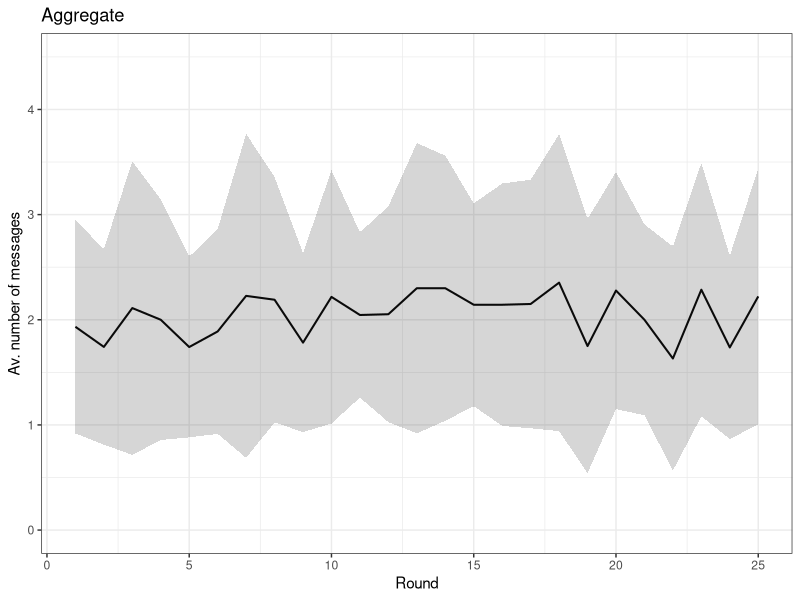
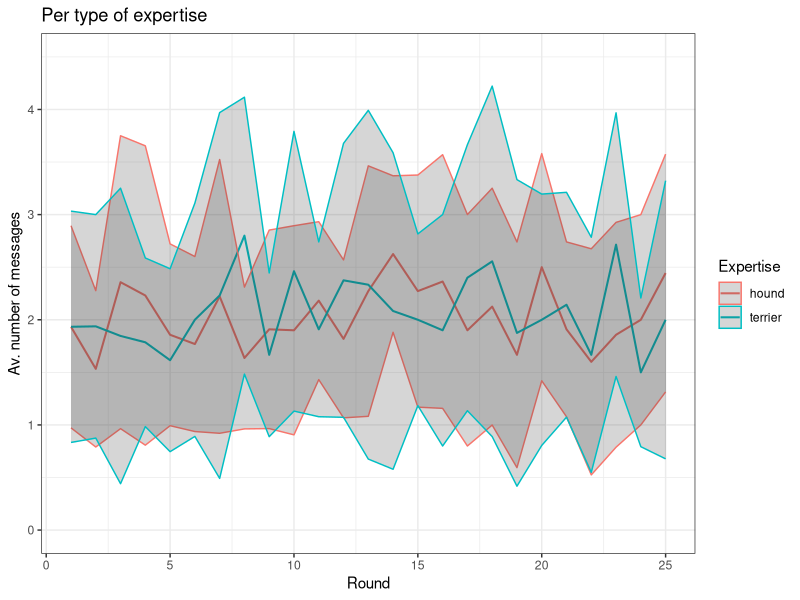
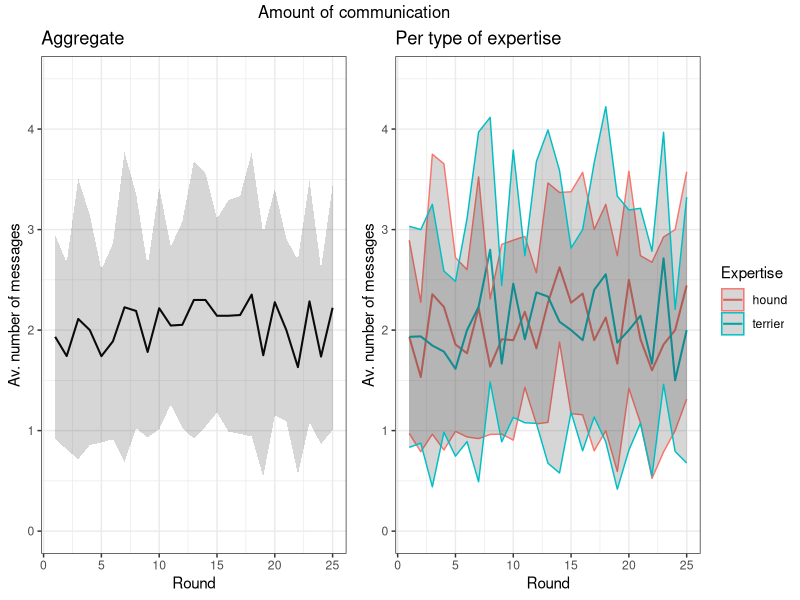
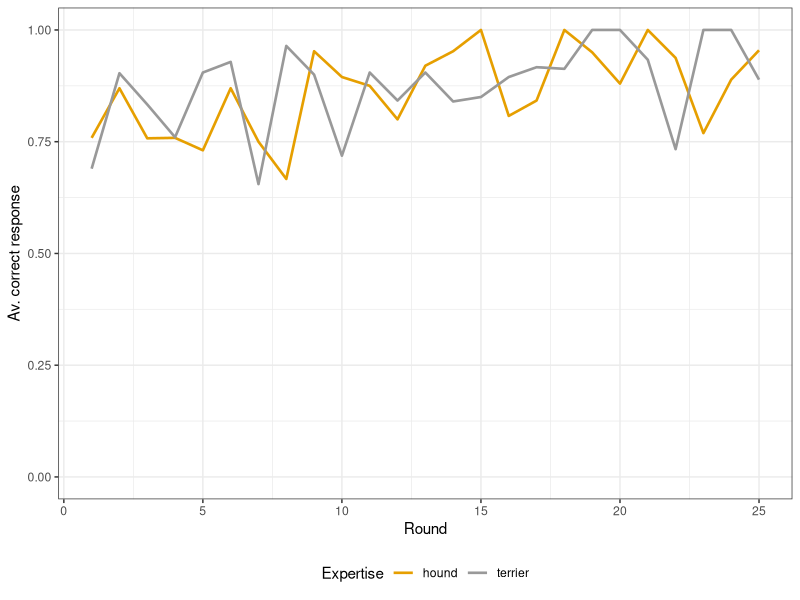
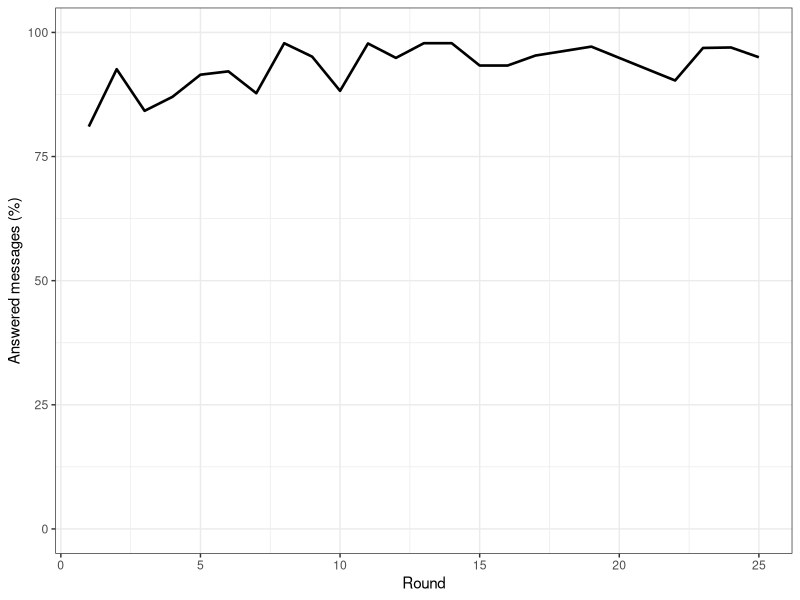
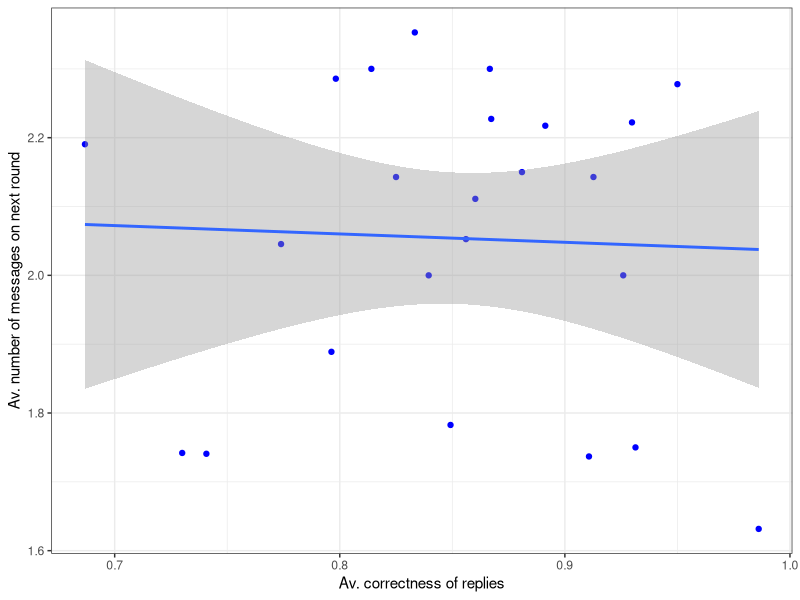

The R source for these figures, in order: (Note: this script raises an error after producing the figures.)
library(ggplot2)
library(gridExtra)
library(grid)
library(plyr)
library(dplyr)
library(ggthemes)

# The palette with black:
cbp2 <- c("#000000", "#E69F00", "#56B4E9", "#009E73",
          "#F0E442", "#0072B2", "#D55E00", "#CC79A7")

##########################################################################
# Functions
##########################################################################

get_legend<-function(myggplot){
  tmp <- ggplot_gtable(ggplot_build(myggplot))
  leg <- which(sapply(tmp$grobs, function(x) x$name) == "guide-box")
  legend <- tmp$grobs[[leg]]
  return(legend)
} # end get_legend

##########################################################################
# Analyzing communication 
##########################################################################

#dfCom = read.csv('comunicacion.csv')
dfCom = read.csv('comunicacion-sencillo.csv')
dfCom$Correctitud <- as.numeric(dfCom$Correctitud)
head(dfCom)

##########################################################################
# Drawing average number of messages per round 
##########################################################################

comunicacion_summary <- dfCom %>% # the names of the new data frame and the data frame to be summarised
  dplyr::group_by(Raza, Player, Round) %>%   # the grouping variable
  dplyr::summarise(maxMessag = max(Contador),
                   n = n()) %>%
  ungroup() %>%
  dplyr::group_by(Round) %>%
  dplyr::summarise(meanMess=mean(n),
                   sd_PL = sd(n, na.rm=TRUE))
head(comunicacion_summary)

# Version dplyr
gCom <- ggplot(comunicacion_summary, aes(x=Round, y=meanMess)) +
  geom_line(size=0.7) +
  geom_ribbon(aes(ymin = meanMess - sd_PL,
                  ymax = meanMess + sd_PL), alpha = 0.2) +
  xlab("Round") +
  ylab("Av. number of messages") +
  ylim(c(0,4.5)) + 
  ggtitle("Aggregate") +
  theme_bw() +
  theme(legend.position="bottom")

gCom

# Por raza
comunicacion_summary <- dfCom %>% # the names of the new data frame and the data frame to be summarised
  dplyr::group_by(Raza, Player, Round) %>%   # the grouping variable
  dplyr::summarise(maxMessag = max(Contador),
                   n = n()) %>%
  ungroup() %>%
  dplyr::group_by(Raza, Round) %>%
  dplyr::summarise(meanMess=mean(maxMessag),
                   sd_PL = sd(n, na.rm=TRUE))
head(comunicacion_summary)

gComRaza <- ggplot(comunicacion_summary, aes(x=Round, y=meanMess, group=Raza, color=Raza)) +
  geom_line(size=0.7) +
  geom_ribbon(aes(ymin = meanMess - sd_PL,
                  ymax = meanMess + sd_PL), alpha = 0.2) +
  labs(color = "Expertise") +
  xlab("Round") +
  ylab("Av. number of messages") +
  ylim(c(0,4.5)) + 
  ggtitle("Per type of expertise") +
  theme_bw() +
  theme(legend.position="right")

gComRaza

legend <- get_legend(gComRaza)

gComRaza <- gComRaza + theme(legend.position="none")

gMessag <- grid.arrange(gCom, gComRaza, nrow=1, 
                        top="Amount of communication",
                        right=legend)

##########################################################################
# Drawing average number of correct replies per round 
##########################################################################

comunicacion_summary <- dfCom %>% # the names of the new data frame and the data frame to be summarised
  dplyr::group_by(Raza, Player, Round) %>%   # the grouping variable
  dplyr::summarise(mean_Corr = mean(Correctitud, na.rm=TRUE)) # calculates the standard error of each group
head(comunicacion_summary)

comunicacion_summary <- dfCom %>% # the names of the new data frame and the data frame to be summarised
  dplyr::group_by(Raza, Round) %>%   # the grouping variable
  dplyr::summarise(mean_PL = mean(Correctitud, na.rm=TRUE),  # calculates the mean of each group
                   sd_PL = sd(Correctitud, na.rm=TRUE), # calculates the standard deviation of each group
                   n_PL = n(),  # calculates the sample size per group
                   SE_PL = sd(Correctitud, na.rm=TRUE)/sqrt(n())) # calculates the standard error of each group
head(comunicacion_summary)

gComCorr <- ggplot(comunicacion_summary, aes(x = Round, y = mean_PL, color=Raza, group=Raza)) +
  geom_line(size=0.9) +
#  geom_ribbon(aes(ymin = mean_PL - sd_PL,
#                  ymax = mean_PL + sd_PL), alpha = 0.2) +
  scale_colour_manual(values = c("terrier" = "#999999", "hound" = "#E69F00")) + 
  labs(color = "Expertise") +
  xlab("Round") +
  ylab("Av. correct response") +
  ylim(c(0,1)) + 
#  ggtitle("Correctness per round") +
  theme_bw() +
  theme(legend.position="bottom")

gComCorr

##########################################################################
# Drawing average % of responded messages 
##########################################################################

comunicacion_summary <- dfCom %>% # the names of the new data frame and the data frame to be summarised
  dplyr::group_by(Round) %>%
  dplyr::mutate(nTotal = n()) %>%
  ungroup() %>%
  dplyr::group_by(Round, Recibido) %>%   # the grouping variables
  dplyr::summarise(freqReci = (1 - n()/median(nTotal))*100)
head(comunicacion_summary)

comunicacion_summary <- comunicacion_summary[comunicacion_summary$Recibido == '-', ]

gResp <- ggplot(comunicacion_summary, aes(x=Round, y=freqReci)) +
  geom_line(size=0.9) +
  xlab("Round") +
  ylab("Answered messages (%)") +
  ylim(c(0,100)) + 
  #  ggtitle("Aggregate") +
  theme_bw() 

gResp

##########################################################################
# Drawing dispersion between average correctnes and average number of messages
##########################################################################

comunicacion_summary <- dfCom %>% # the names of the new data frame and the data frame to be summarised
  dplyr::group_by(Round, Player) %>%   # the grouping variable
  dplyr::summarise(maxMessag = max(Contador),
                   mean_Corr = mean(Correctitud, na.rm=TRUE)) %>%
  ungroup() %>%
  dplyr::group_by(Round) %>%
  dplyr::summarise(meanMess = mean(maxMessag),
                   mean_Corr = mean(mean_Corr, na.rm=TRUE))
head(comunicacion_summary)

g <- ggplot(comunicacion_summary, aes(x=mean_Corr, y=lead(meanMess))) +
  geom_point(color='blue') + 
  geom_smooth(method = "lm", se = TRUE) +
  xlab("Av. correctness of replies") +
  ylab("Av. number of messages on next round") +
  theme_bw()

g

##########################################################################
# Drawing composition of messages from experts
##########################################################################

dfTerriers <- dfCom[dfCom$Raza == 'terrier', ]
dfTerriers$Rotulo <- mapvalues(dfTerriers$Rotulo, 
                               from = levels(dfTerriers$Rotulo), 
                               to = c('Cairn Terrier',
                                      'Irish Wolfhound',
                                      'Norwich Terrier', 
                                      'Scottish Deerhound'))

head(dfTerriers)
comunicacion_summary <- dfTerriers %>% # the names of the new data frame and the data frame to be summarised
  dplyr::group_by(Rotulo) %>%   # the grouping variable
  dplyr::summarise(n = n()) %>% # calculates the standard error of each group
  mutate(freq = n/sum(n))
head(comunicacion_summary)

gTerriersAsk <- ggplot(comunicacion_summary, aes(Rotulo, fill=Rotulo)) + 
  geom_col(aes(y=freq)) +
  ggtitle("What messages do Terrier experts ask?") +
  ylim(c(0,0.6)) + 
  labs(y="Relative frequency", 
       x = "") +
  scale_fill_colorblind() +
  theme_classic() +
  theme(legend.position="none")

gTerriersAsk

dfHounds <- dfCom[dfCom$Raza == 'hound', ]
dfHounds$Rotulo <- mapvalues(dfHounds$Rotulo, 
                               from = levels(dfHounds$Rotulo), 
                               to = c('Cairn Terrier',
                                      'Irish Wolfhound',
                                      'Norwich Terrier', 
                                      'Scottish Deerhound'))

head(dfHounds)
comunicacion_summary <- dfHounds %>% # the names of the new data frame and the data frame to be summarised
  dplyr::group_by(Rotulo) %>%   # the grouping variable
  dplyr::summarise(n = n()) %>% # calculates the standard error of each group
  mutate(freq = n/sum(n))
head(comunicacion_summary)

gHoundsAsk <- ggplot(comunicacion_summary, aes(Rotulo, fill=Rotulo)) + 
  geom_col(aes(y=freq)) +
  ggtitle("What messages do Hound experts ask?") +
  ylim(c(0,0.6)) + 
  labs(y="Relative frequency", 
       x = "Message \'Is this a ...\'") +
  scale_fill_colorblind() +
  theme_classic() +
  theme(legend.position="none")

gHoundsAsk

gAsk <- grid.arrange(gTerriersAsk, gHoundsAsk, nrow = 2)

##########################################################################
# Drawing composition of guesses when terrier expert asks about hounds
##########################################################################

dfTerriers <- dfCom[dfCom$Raza == 'terrier', ]
#dfTerriersB <- dfTerriers[dfTerriers$Rotulo == 'B', ]
dfTerriersB <- dfTerriersB[dfTerriersB$suposicion != '', ]
dfTerriersB <- dfTerriersB[complete.cases(dfTerriersB$suposicion), ]
dfTerriersB <- dfTerriersB[complete.cases(dfTerriersB$Kind), ]
dfTerriersB <- dfTerriersB[dfTerriersB$Kind != '', ]
levels(dfTerriersB$suposicion)
dfTerriersB$suposicion <- mapvalues(dfTerriersB$suposicion, 
                                    from = levels(dfTerriersB$suposicion), 
                                    to = c('Cairn Terrier',
                                           'Irish Wolfhound',
                                           'Norwich Terrier', 
                                           'Scottish Deerhound',
                                           'No guess'))
levels(dfTerriersB$Kind)
dfTerriersB$Kind <- mapvalues(dfTerriersB$Kind, 
                                    from = levels(dfTerriersB$Kind), 
                                    to = c('NA',
                                           'Incorrect',
                                           'Correct', 
                                           'Incorrect',
                                           'Incorrect'))

head(dfTerriersB)
tabla <- table(dfTerriersB$Kind)
gB <- ggplot(as.data.frame(tabla), aes(x=gender, y = Freq, fill=fraud)) + 
  geom_bar(stat="identity")


gB


comunicacion_summary <- dfTerriersB %>% # the names of the new data frame and the data frame to be summarised
  dplyr::group_by(Rotulo, suposicion) %>%   # the grouping variable
  dplyr::summarise(n = n()) %>% # calculates the standard error of each group
  mutate(freq = n/sum(n))
head(comunicacion_summary)

colores <- c(cbp2[2], cbp2[4], cbp2[8])

gB <- ggplot(comunicacion_summary, aes(suposicion, fill=suposicion)) + 
  geom_col(aes(y=freq)) +
  ggtitle("Guess before asking is this Irish Wolfhound?") +
  ylim(c(0,0.7)) + 
  labs(y="Relative frequency", 
       x = "Guess") +
  scale_fill_manual(values = colores) +
  theme_classic() +
  theme(legend.position="none")

gB

dfTerriers <- dfCom[dfCom$Raza == 'terrier', ]
dfTerriersD <- dfTerriers[dfTerriers$Rotulo == 'D', ]
dfTerriersD <- dfTerriersD[dfTerriersD$suposicion != '', ]
dfTerriersD <- dfTerriersD[complete.cases(dfTerriersD$suposicion), ]
levels(dfTerriersD$suposicion)
dfTerriersD$suposicion <- mapvalues(dfTerriersD$suposicion, 
                                    from = levels(dfTerriersD$suposicion), 
                                    to = c('Cairn Terrier',
                                           'Irish Wolfhound',
                                           'Norwich Terrier', 
                                           'Scottish Deerhound',
                                           'No guess'))

comunicacion_summary <- dfTerriersD %>% # the names of the new data frame and the data frame to be summarised
  dplyr::group_by(Rotulo, suposicion) %>%   # the grouping variable
  dplyr::summarise(n = n()) %>% # calculates the standard error of each group
  mutate(freq = n/sum(n))
head(comunicacion_summary)

#colores <- c(cbp2[3], cbp2[5], cbp2[8])

gD <- ggplot(comunicacion_summary, aes(suposicion, fill=suposicion)) + 
  geom_col(aes(y=freq)) +
  ggtitle("Guess before asking is this Scottish Deerhound?") +
  ylim(c(0,0.7)) + 
  labs(y="Relative frequency", 
       x = "Guess") +
  scale_fill_manual(values = colores) +
  theme_classic() +
  theme(legend.position="none")

gD

gExpertTerriers <- grid.arrange(gB, gD, nrow = 2, top="Terrier experts")

##########################################################################
# Drawing composition of guesses when hound expert asks about hounds
##########################################################################

dfHounds <- dfCom[dfCom$Raza == 'hound', ]
dfHoundsB <- dfHounds[dfHounds$Rotulo == 'A', ]
dfHoundsB <- dfHoundsB[dfHoundsB$suposicion != '', ]
dfHoundsB <- dfHoundsB[complete.cases(dfHoundsB$suposicion), ]
levels(dfHoundsB$suposicion)
dfHoundsB$suposicion <- mapvalues(dfHoundsB$suposicion, 
                                  from = levels(dfHoundsB$suposicion), 
                                  to = c('Cairn Terrier',
                                         'Irish Wolfhound',
                                         'Norwich Terrier', 
                                         'Scottish Deerhound',
                                         'No guess'))

comunicacion_summary <- dfHoundsB %>% # the names of the new data frame and the data frame to be summarised
  dplyr::group_by(Rotulo, suposicion) %>%   # the grouping variable
  dplyr::summarise(n = n()) %>% # calculates the standard error of each group
  mutate(freq = n/sum(n))
head(comunicacion_summary)

colores <- c(cbp2[1], cbp2[3], cbp2[8])

gA <- ggplot(comunicacion_summary, aes(suposicion, fill=suposicion)) + 
  geom_col(aes(y=freq)) +
  ggtitle("Guess before asking is this Cairn Terrier?") +
  ylim(c(0,0.7)) + 
  labs(y="Relative frequency", 
       x = "Guess") +
  scale_fill_manual(values = colores) +
  theme_classic() +
  theme(legend.position="none")

gA

dfHounds <- dfCom[dfCom$Raza == 'hound', ]
dfHoundsD <- dfHounds[dfHounds$Rotulo == 'C', ]
dfHoundsD <- dfHoundsD[dfHoundsD$suposicion != '', ]
dfHoundsD <- dfHoundsD[complete.cases(dfHoundsD$suposicion), ]
levels(dfHoundsD$suposicion)
dfHoundsD$suposicion <- mapvalues(dfHoundsD$suposicion, 
                                  from = levels(dfHoundsD$suposicion), 
                                  to = c('Cairn Terrier',
                                         'Irish Wolfhound',
                                         'Norwich Terrier', 
                                         'Scottish Deerhound',
                                         'No guess'))

comunicacion_summary <- dfHoundsD %>% # the names of the new data frame and the data frame to be summarised
  dplyr::group_by(Rotulo, suposicion) %>%   # the grouping variable
  dplyr::summarise(n = n()) %>% # calculates the standard error of each group
  mutate(freq = n/sum(n))
head(comunicacion_summary)

#colores <- c(cbp2[2], cbp2[4], cbp2[1])

gC <- ggplot(comunicacion_summary, aes(suposicion, fill=suposicion)) + 
  geom_col(aes(y=freq)) +
  ggtitle("Guess before asking is this Norwich Terrier?") +
  ylim(c(0,0.7)) + 
  labs(y="Relative frequency", 
       x = "Guess") +
  scale_fill_manual(values = colores) +
  theme_classic() +
  theme(legend.position="none")

gC

gExpertHounds <- grid.arrange(gA, gC, nrow = 1, top="Hound experts")



##############
##############
##############
##############
# Meando fuera del tiesto
###############

dfTerriersA <- dfTerriers[dfTerriers$Rotulo == 'A', ]

comunicacion_summary <- dfTerriersA %>% # the names of the new data frame and the data frame to be summarised
  dplyr::group_by(Rotulo, suposicion) %>%   # the grouping variable
  dplyr::summarise(n = n()) %>% # calculates the standard error of each group
  mutate(freq = n/sum(n))
head(comunicacion_summary)

gA <- ggplot(comunicacion_summary, aes(suposicion, fill=suposicion)) + 
  geom_col(aes(y=n)) +
#  geom_col(aes(y=freq)) +
  ggtitle("Guess before message asking is this A?") +
  labs(y="Relative frequency", 
       x = "Guess") +
  theme_classic() +
  theme(legend.position="none")

gA

dfTerriersC <- dfTerriers[dfTerriers$Rotulo == 'C', ]

comunicacion_summary <- dfTerriersC %>% # the names of the new data frame and the data frame to be summarised
  dplyr::group_by(Rotulo, suposicion) %>%   # the grouping variable
  dplyr::summarise(n = n()) %>% # calculates the standard error of each group
  mutate(freq = n/sum(n))
head(comunicacion_summary)

gC <- ggplot(comunicacion_summary, aes(suposicion, fill=suposicion)) + 
  geom_col(aes(y=n)) +
  #  geom_col(aes(y=freq)) +
  ggtitle("Guess before message asking is this C?") +
  labs(y="Relative frequency", 
       x = "Guess") +
  theme_classic() +
  theme(legend.position="none")

gC

gExpertTerriersWTF <- grid.arrange(gA, gC, nrow = 1, top="Terrier experts")
